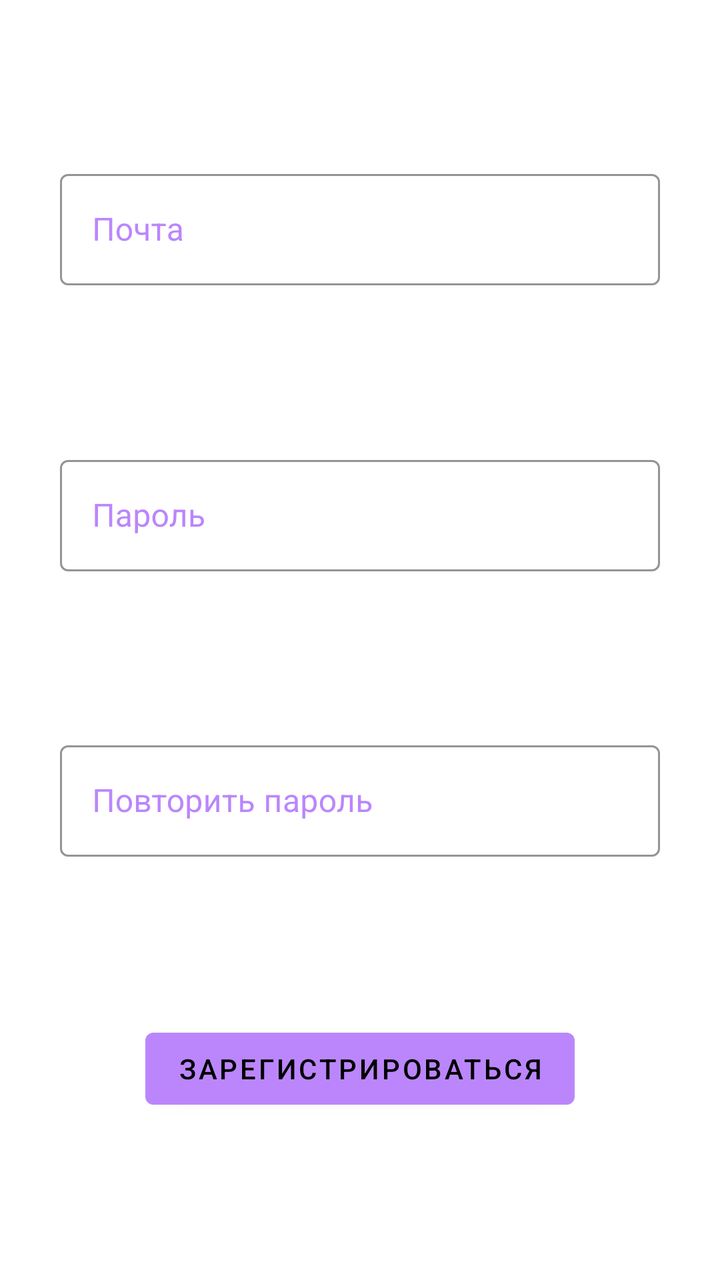
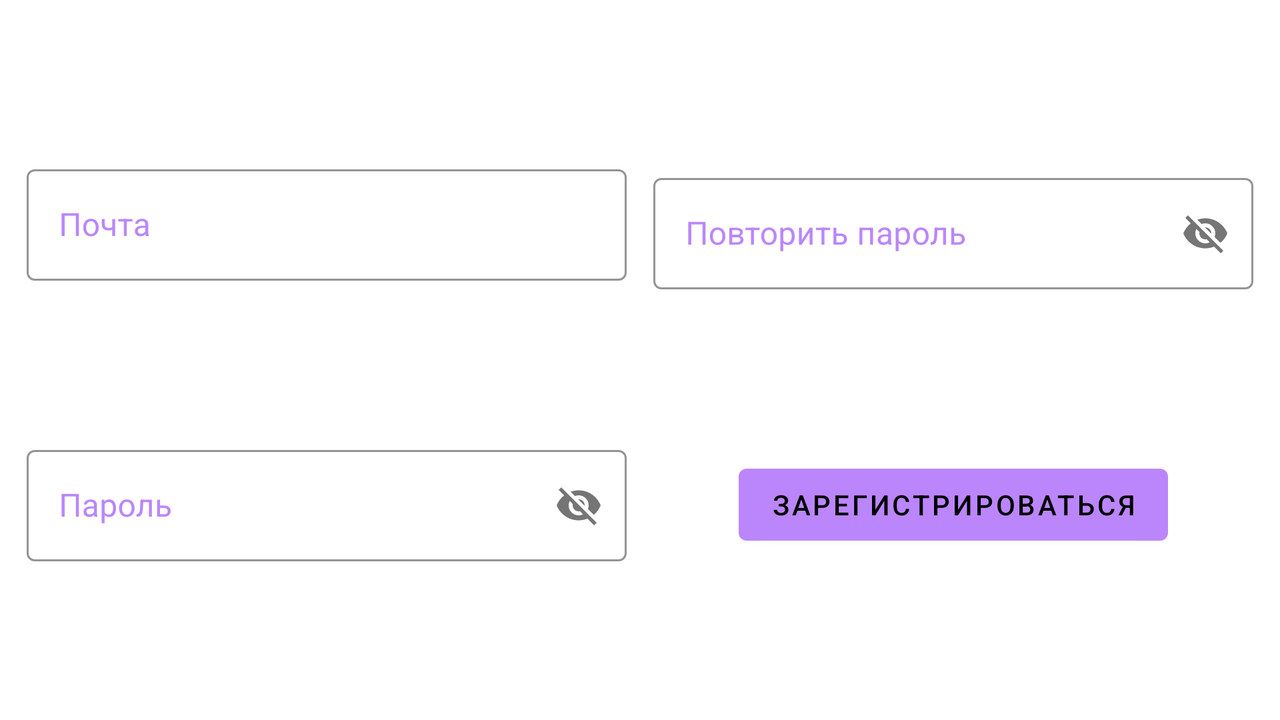

One screen, two layout resources from the same app: the default and the repository's alternative for another configuration. Each is rendered where Android would select it; the XML of both is given below.
<!-- AndroidManifest.xml: application theme Theme.App -->
<!-- res/layout/registry_fragment_layout.xml -->
<?xml version="1.0" encoding="utf-8"?>
<androidx.constraintlayout.widget.ConstraintLayout
    xmlns:android="http://schemas.android.com/apk/res/android"
    android:layout_width="match_parent"
    android:layout_height="match_parent"
    xmlns:app="http://schemas.android.com/apk/res-auto">

    <com.google.android.material.textfield.TextInputLayout
        android:id="@+id/email_label"
        style="@style/Widget.Inventory.TextInputLayout.OutlinedBox"
        android:layout_width="300dp"
        android:layout_height="wrap_content"
        android:hint="@string/hint_email"
        android:textColorHint="?attr/colorSecondaryVariant"
        app:boxStrokeColor="?attr/colorOnSecondary"
        app:layout_constraintTop_toTopOf="parent"
        app:layout_constraintBottom_toTopOf="@+id/password_label"
        app:layout_constraintEnd_toEndOf="parent"
        app:layout_constraintStart_toStartOf="parent"
        >

        <com.google.android.material.textfield.TextInputEditText
            android:id="@+id/email"
            android:layout_width="match_parent"
            android:layout_height="match_parent"
            android:singleLine="true"
            android:inputType="textEmailAddress"
            android:textColor="?attr/colorOnSecondary"
            android:textColorHighlight="?attr/colorSecondaryVariant"
            app:suffixTextColor="?attr/colorSecondaryVariant" />
    </com.google.android.material.textfield.TextInputLayout>

    <com.google.android.material.textfield.TextInputLayout
        android:id="@+id/password_label"
        style="@style/Widget.Inventory.TextInputLayout.OutlinedBox"
        android:layout_width="300dp"
        android:layout_height="wrap_content"
        android:hint="@string/hint_password"
        android:textColorHint="?attr/colorSecondaryVariant"
        app:boxStrokeColor="?attr/colorOnSecondary"
        app:layout_constraintEnd_toEndOf="parent"
        app:layout_constraintStart_toStartOf="parent"
        app:layout_constraintTop_toBottomOf="@+id/email_label"
        app:layout_constraintBottom_toTopOf="@+id/second_password_label"
        >

        <com.google.android.material.textfield.TextInputEditText
            android:id="@+id/password"
            android:layout_width="match_parent"
            android:layout_height="match_parent"
            android:singleLine="true"
            android:textColor="?attr/colorOnSecondary"
            android:textColorHighlight="?attr/colorSecondaryVariant"
            />
    </com.google.android.material.textfield.TextInputLayout>

    <com.google.android.material.textfield.TextInputLayout
        android:id="@+id/second_password_label"
        style="@style/Widget.Inventory.TextInputLayout.OutlinedBox"
        android:layout_width="300dp"
        android:layout_height="wrap_content"
        android:hint="@string/hint_second_password"
        android:textColorHint="?attr/colorSecondaryVariant"
        app:boxStrokeColor="?attr/colorOnSecondary"
        app:layout_constraintEnd_toEndOf="parent"
        app:layout_constraintStart_toStartOf="parent"
        app:layout_constraintTop_toBottomOf="@+id/password_label"
        app:layout_constraintBottom_toBottomOf="@+id/registry_button"
        >

        <com.google.android.material.textfield.TextInputEditText
            android:id="@+id/second_password"
            android:layout_width="match_parent"
            android:layout_height="match_parent"
            android:singleLine="true"
            android:textColor="?attr/colorOnSecondary"
            android:textColorHighlight="?attr/colorSecondaryVariant"
            />
    </com.google.android.material.textfield.TextInputLayout>

    <Button
        android:id="@+id/registry_button"
        android:layout_width="wrap_content"
        android:layout_height="wrap_content"
        android:textColor="@color/black"
        android:text="@string/to_registry"
        app:layout_constraintTop_toBottomOf="@+id/second_password_label"
        app:layout_constraintBottom_toBottomOf="parent"
        app:layout_constraintEnd_toEndOf="parent"
        app:layout_constraintStart_toStartOf="parent" />

</androidx.constraintlayout.widget.ConstraintLayout>
<!-- resources referenced by this layout -->
<resources>
  <color name="black">#FF000000</color>
  <string name="hint_email">Почта</string>
  <string name="hint_password">Пароль</string>
  <string name="hint_second_password">Повторить пароль</string>
  <string name="to_registry">Зарегистрироваться</string>
  <style name="Widget.Inventory.TextInputLayout.OutlinedBox" parent="Widget.MaterialComponents.TextInputLayout.OutlinedBox" />
  <style name="Theme.App" parent="Theme.MaterialComponents.Light">
          
          <item name="colorPrimary">@color/purple_200</item>
          <item name="colorPrimaryVariant">@color/purple_200</item>
          <item name="colorOnPrimary">@color/white</item>
          
          <item name="colorSecondary">@color/teal_200</item>
          <item name="colorSecondaryVariant">@color/purple_200</item>
          <item name="colorOnSecondary">@color/purple_200</item>
          
          <item name="android:statusBarColor" tools:targetApi="l">?attr/colorPrimaryVariant</item>
          
      </style>
  <color name="purple_200">#FFBB86FC</color>
  <color name="white">#FFFFFFFF</color>
  <color name="teal_200">#FF03DAC5</color>
</resources>
<!-- res/layout-land/registry_fragment_layout.xml (the repository's variant of the layout above) -->
<!-- drawn on the phone turned sideways -->
<?xml version="1.0" encoding="utf-8"?>
<androidx.constraintlayout.widget.ConstraintLayout xmlns:android="http://schemas.android.com/apk/res/android"
    xmlns:app="http://schemas.android.com/apk/res-auto"
    android:id="@+id/layout"
    android:layout_width="match_parent"
    android:layout_height="match_parent">

    <com.google.android.material.progressindicator.CircularProgressIndicator
        android:id="@+id/progressBar"
        android:layout_width="wrap_content"
        android:layout_height="wrap_content"
        android:layout_gravity="center"
        android:indeterminate="true"
        android:visibility="gone"
        app:layout_constraintBottom_toBottomOf="parent"
        app:layout_constraintEnd_toEndOf="parent"
        app:layout_constraintStart_toStartOf="parent"
        app:layout_constraintTop_toTopOf="parent" />

    <com.google.android.material.textfield.TextInputLayout
        android:id="@+id/email_label"
        style="@style/Widget.Inventory.TextInputLayout.OutlinedBox"
        android:layout_width="300dp"
        android:layout_height="wrap_content"
        android:hint="@string/hint_email"
        android:textColorHint="?attr/colorSecondaryVariant"
        app:boxStrokeColor="?attr/colorOnSecondary"
        app:layout_constraintBottom_toTopOf="@+id/password_label"
        app:layout_constraintEnd_toStartOf="@+id/second_password_label"
        app:layout_constraintStart_toStartOf="parent"
        app:layout_constraintTop_toTopOf="parent">

        <com.google.android.material.textfield.TextInputEditText
            android:id="@+id/email"
            android:layout_width="match_parent"
            android:layout_height="match_parent"
            android:inputType="textEmailAddress"
            android:singleLine="true"
            android:textColor="?attr/colorOnSecondary"
            android:textColorHighlight="?attr/colorSecondaryVariant"
            app:suffixTextColor="?attr/colorSecondaryVariant" />
    </com.google.android.material.textfield.TextInputLayout>

    <com.google.android.material.textfield.TextInputLayout
        android:id="@+id/password_label"
        style="@style/Widget.Inventory.TextInputLayout.OutlinedBox"
        android:layout_width="300dp"
        android:layout_height="wrap_content"
        android:hint="@string/hint_password"
        app:passwordToggleEnabled="true"
        android:textColorHint="?attr/colorSecondaryVariant"
        app:boxStrokeColor="?attr/colorOnSecondary"
        app:layout_constraintBottom_toBottomOf="parent"
        app:layout_constraintEnd_toStartOf="@+id/second_password_label"
        app:layout_constraintStart_toStartOf="parent"
        app:layout_constraintTop_toBottomOf="@+id/email_label">

        <com.google.android.material.textfield.TextInputEditText
            android:id="@+id/password"
            android:layout_width="match_parent"
            android:layout_height="match_parent"
            android:singleLine="true"
            android:textColor="?attr/colorOnSecondary"
            android:textColorHighlight="?attr/colorSecondaryVariant" />
    </com.google.android.material.textfield.TextInputLayout>

    <com.google.android.material.textfield.TextInputLayout
        android:id="@+id/second_password_label"
        style="@style/Widget.Inventory.TextInputLayout.OutlinedBox"
        android:layout_width="300dp"
        android:layout_height="wrap_content"
        android:hint="@string/hint_second_password"
        app:passwordToggleEnabled="true"
        android:textColorHint="?attr/colorSecondaryVariant"
        app:boxStrokeColor="?attr/colorOnSecondary"
        app:layout_constraintBottom_toTopOf="@+id/registry_button"
        app:layout_constraintEnd_toEndOf="parent"
        app:layout_constraintStart_toEndOf="@+id/email_label"
        app:layout_constraintTop_toTopOf="parent">

        <com.google.android.material.textfield.TextInputEditText
            android:id="@+id/second_password"
            android:layout_width="match_parent"
            android:layout_height="match_parent"
            android:singleLine="true"
            android:textColor="?attr/colorOnSecondary"
            android:textColorHighlight="?attr/colorSecondaryVariant" />
    </com.google.android.material.textfield.TextInputLayout>

    <Button
        android:id="@+id/registry_button"
        android:layout_width="wrap_content"
        android:layout_height="wrap_content"
        android:text="@string/to_registry"
        android:textColor="@color/black"
        app:layout_constraintBottom_toBottomOf="parent"
        app:layout_constraintEnd_toEndOf="@+id/second_password_label"
        app:layout_constraintHorizontal_bias="0.499"
        app:layout_constraintStart_toStartOf="@+id/second_password_label"
        app:layout_constraintTop_toBottomOf="@+id/second_password_label" />

</androidx.constraintlayout.widget.ConstraintLayout>
